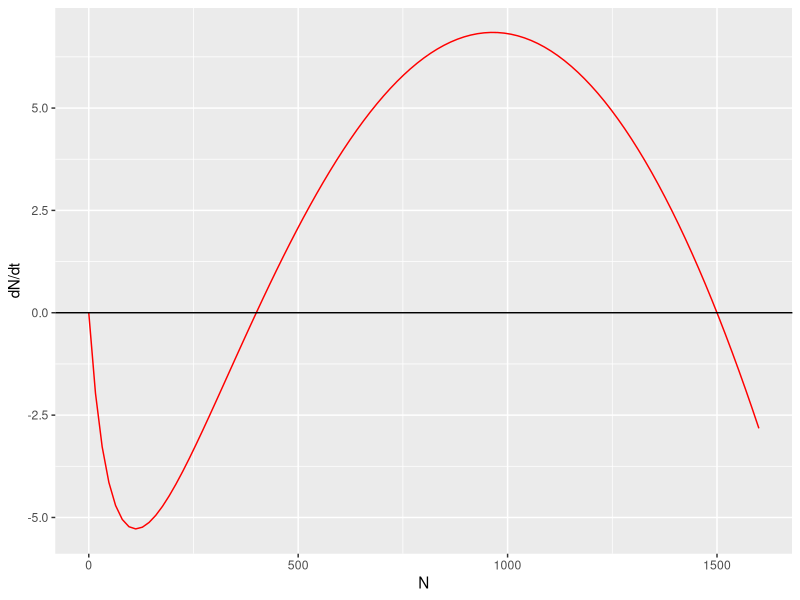
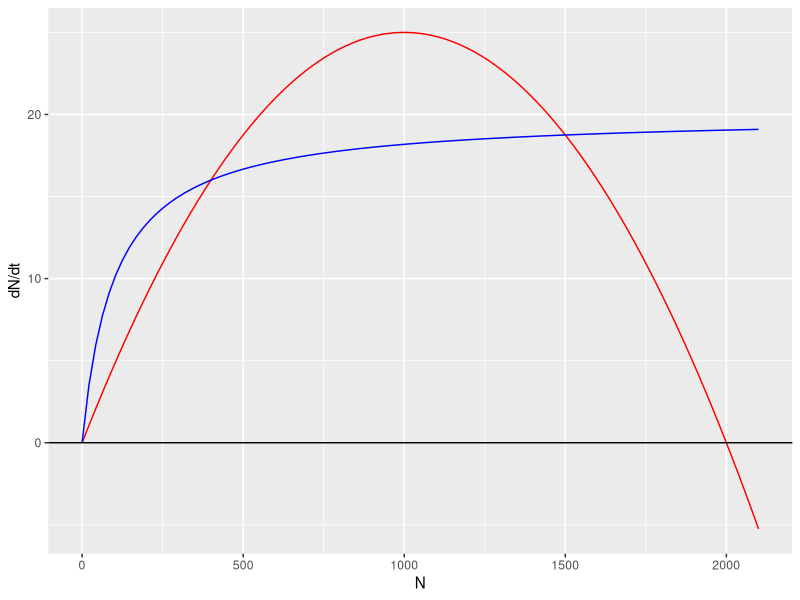
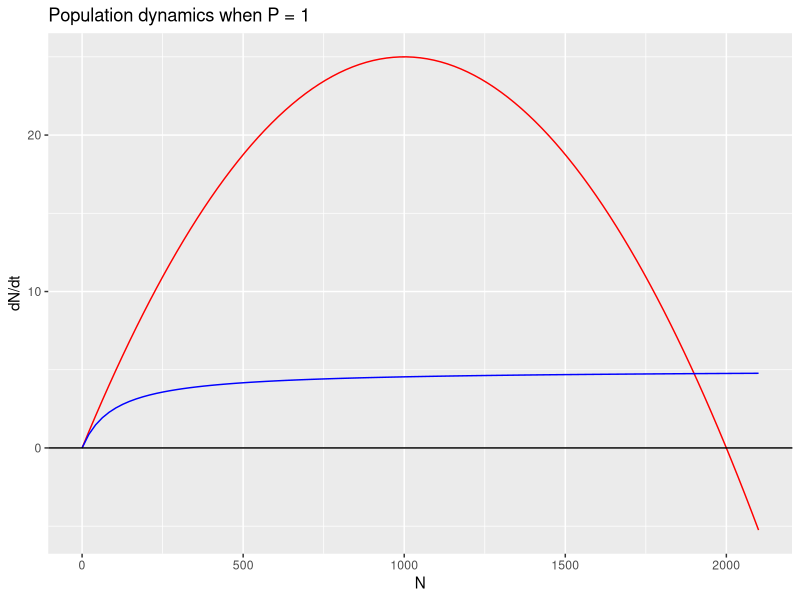
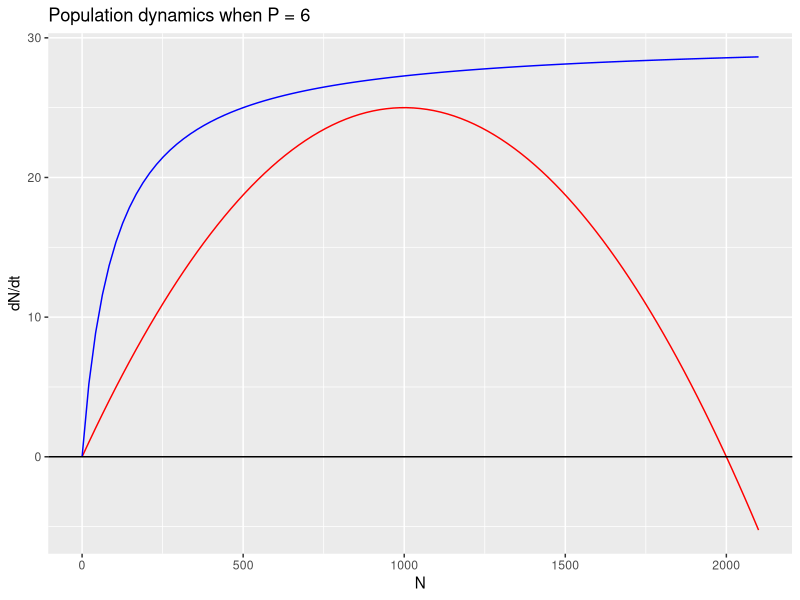
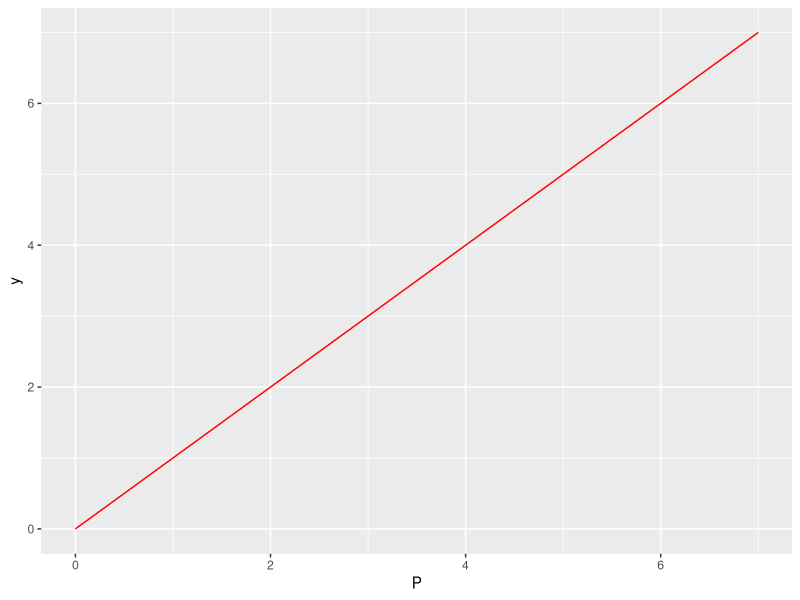
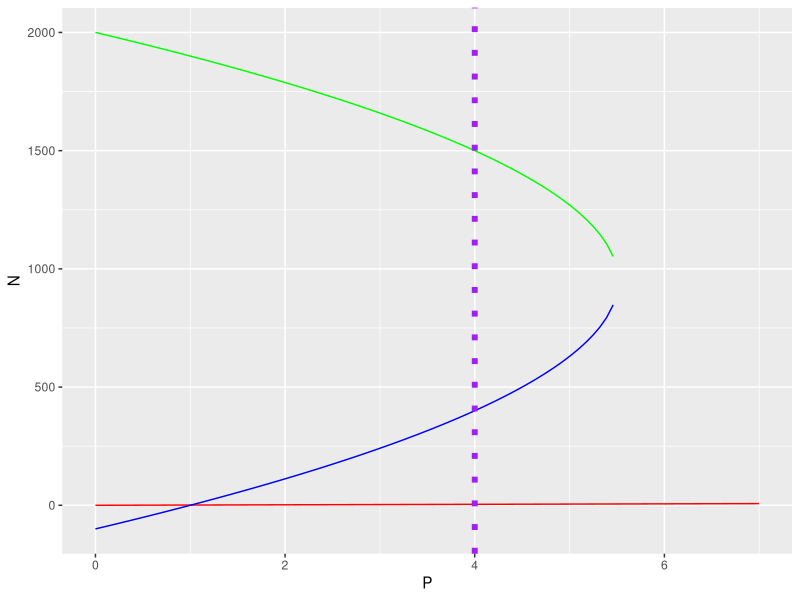

The R script that drew these images, in order:
## ---- chunk 1
knitr::opts_chunk$set(echo = TRUE)
## ---- chunk 2
library(tidyverse) #loading the tidyverse package


## ---- chunk 3
# plotting the function

#loading the variables of the function
r <- 0.05
K <- 2000
P <- 4
a <- 0.05
h <- 0.2
full <- function(N) r * N * (1 - N/K) - (P * (a * N)/(1 + a * h * N)) # Here is defined the function
f <- function(N) r * N * (1 - N/K) #this is the first part of the function defined


fun <- ggplot(data.frame(N = 0:1600), aes(x = N)) +
  stat_function(fun = full, color ="red") +
  geom_hline(yintercept = 0) +
  ylab("dN/dt")

fun
## ---- chunk 4

fp <- function(N) P * ((a * N)/(1 + a * h * N)) #This defines the hunting rate

fun_p <- ggplot(data.frame(N = 0:2100), aes(x = N)) +
  stat_function(fun = f, color ="red") +
  stat_function(fun = fp, color = "blue") +
  geom_hline(yintercept = 0) +
  ylab("dN/dt")

fun_p

## ---- chunk 5
P <-1 #This will set the P value to 1 for the following function

fun_p1 <- ggplot(data.frame(N = 0:2100), aes(x = N)) +
  stat_function(fun = f, color ="red") +
  stat_function(fun = fp, color = "blue") +
  geom_hline(yintercept = 0) +
  ylab("dN/dt") +
  ggtitle("Population dynamics when P = 1")

fun_p1

P <- 6 #This will set the P value to 6 for the following function

fun_p6 <- ggplot(data.frame(N = 0:2100), aes(x = N)) +
  stat_function(fun = f, color ="red") +
  stat_function(fun = fp, color = "blue") +
  geom_hline(yintercept = 0) +
  ylab("dN/dt") +
  ggtitle("Population dynamics when P = 6")

fun_p6

## ---- chunk 6
#Finding the equilibrium values based on the number of hunters

#setting the parameters agains for the equations
r <- 0.05
K <- 2000
a <- 0.05
h <- 0.2
d <- 1/(a*h)
N <- 0


fp1 <- function(P) (P * a)/r
fp2 <- function(P) (1/2) * ((K - d) - sqrt((K - d)^2 + ((4*K*d)/(r)) * (r - a * P)))
fp3 <- function(P) (1/2) * ((K - d) + sqrt((K - d)^2 + ((4*K*d)/(r)) * (r - a * P)))

fun_fp1 <- ggplot(data.frame(P = 0:7), aes(x = P)) +
  stat_function(fun = fp1, color = "red")

fun_fp1

fun_fp123 <- ggplot(data.frame(P = 0:7), aes(x = P)) +
  stat_function(fun = fp1, color = "red") +
  stat_function(fun = fp2, color = "blue") +
  stat_function(fun = fp3, color = "green") +
  ylab("N")  +
  geom_vline(xintercept = 4, color = "purple", linetype = "dotted", size = 2)

fun_fp123

